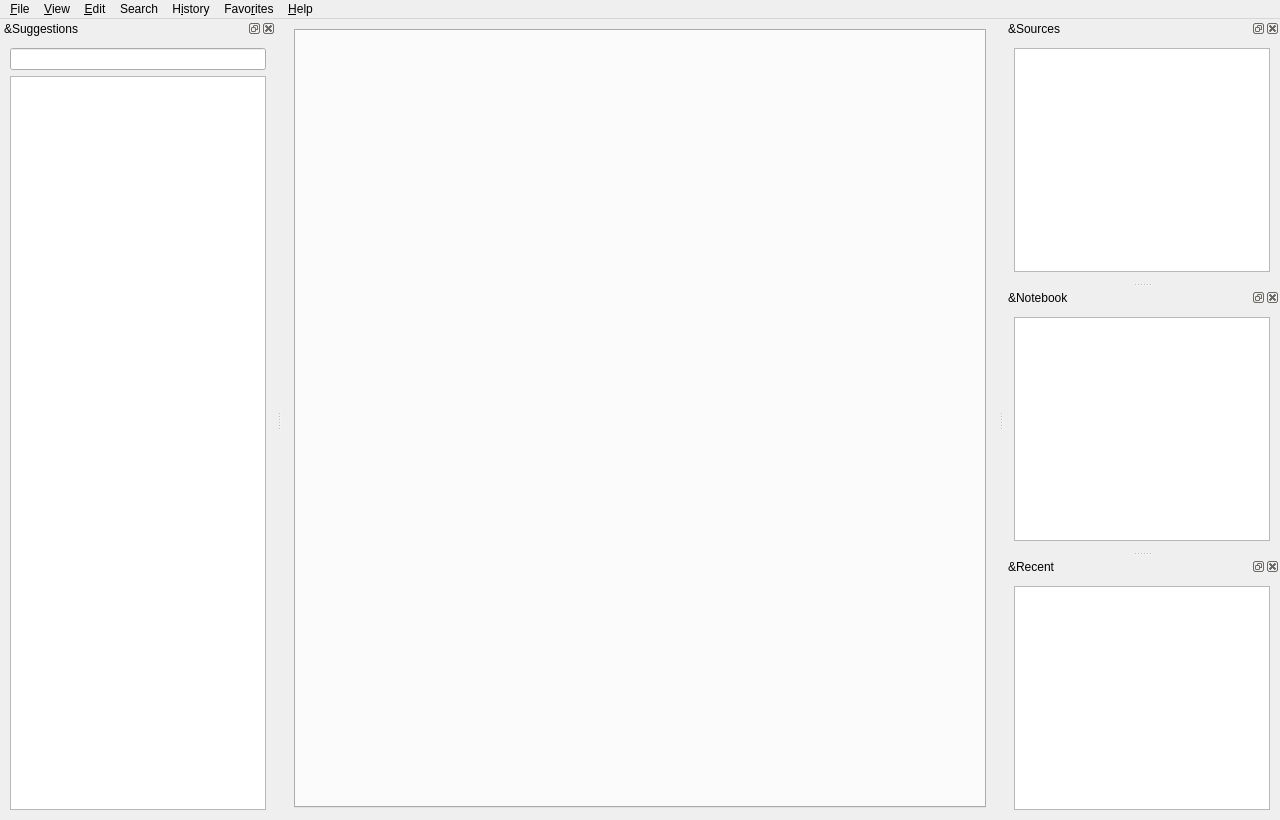
<?xml version="1.0" encoding="UTF-8"?>
<ui version="4.0">
 <class>MainWindow</class>
 <widget class="QMainWindow" name="MainWindow">
  <property name="geometry">
   <rect>
    <x>0</x>
    <y>0</y>
    <width>1280</width>
    <height>820</height>
   </rect>
  </property>
  <property name="windowTitle">
   <string notr="true">GoldenDict-ng</string>
  </property>
  <widget class="QWidget" name="centralWidget">
   <layout class="QHBoxLayout" name="horizontalLayout_2">
    <property name="leftMargin">
     <number>12</number>
    </property>
    <property name="topMargin">
     <number>10</number>
    </property>
    <property name="rightMargin">
     <number>12</number>
    </property>
    <property name="bottomMargin">
     <number>12</number>
    </property>
    <item>
     <widget class="MainTabWidget" name="tabWidget">
      <property name="currentIndex">
       <number>0</number>
      </property>
      <property name="iconSize">
       <size>
        <width>16</width>
        <height>16</height>
       </size>
      </property>
      <property name="elideMode">
       <enum>Qt::ElideRight</enum>
      </property>
     </widget>
    </item>
   </layout>
  </widget>
  <widget class="QMenuBar" name="menubar">
   <property name="geometry">
    <rect>
     <x>0</x>
     <y>0</y>
     <width>653</width>
     <height>21</height>
    </rect>
   </property>
   <widget class="QMenu" name="menuFile">
    <property name="title">
     <string>&amp;File</string>
    </property>
    <addaction name="newTab"/>
    <addaction name="separator"/>
    <addaction name="pageSetup"/>
    <addaction name="printPreview"/>
    <addaction name="print"/>
    <addaction name="separator"/>
    <addaction name="saveArticle"/>
    <addaction name="separator"/>
    <addaction name="rescanFiles"/>
    <addaction name="separator"/>
    <addaction name="actionCloseToTray"/>
    <addaction name="quit"/>
   </widget>
   <widget class="QMenu" name="menu_Edit">
    <property name="title">
     <string>&amp;Edit</string>
    </property>
    <addaction name="dictionaries"/>
    <addaction name="preferences"/>
   </widget>
   <widget class="QMenu" name="menu_Help">
    <property name="title">
     <string>&amp;Help</string>
    </property>
    <addaction name="showReference"/>
    <addaction name="separator"/>
    <addaction name="visitHomepage"/>
    <addaction name="visitForum"/>
    <addaction name="separator"/>
    <addaction name="openConfigFolder"/>
    <addaction name="separator"/>
    <addaction name="about"/>
   </widget>
   <widget class="QMenu" name="menuView">
    <property name="title">
     <string>&amp;View</string>
    </property>
    <widget class="QMenu" name="menuZoom">
     <property name="title">
      <string>&amp;Zoom</string>
     </property>
    </widget>
    <addaction name="menuZoom"/>
   </widget>
   <widget class="QMenu" name="menuHistory">
    <property name="title">
     <string>H&amp;istory</string>
    </property>
    <addaction name="showHideHistory"/>
    <addaction name="exportHistory"/>
    <addaction name="importHistory"/>
    <addaction name="separator"/>
    <addaction name="clearHistory"/>
   </widget>
   <widget class="QMenu" name="menuSearch">
    <property name="title">
     <string>Search</string>
    </property>
    <addaction name="searchInPageAction"/>
    <addaction name="fullTextSearchAction"/>
   </widget>
   <widget class="QMenu" name="menuFavorites">
    <property name="title">
     <string>Favo&amp;rites</string>
    </property>
    <addaction name="showHideFavorites"/>
    <addaction name="exportFavorites"/>
    <addaction name="importFavorites"/>
    <addaction name="separator"/>
    <addaction name="actionAddToFavorites"/>
    <addaction name="separator"/>
    <addaction name="clearFavorites"/>
   </widget>
   <addaction name="menuFile"/>
   <addaction name="menuView"/>
   <addaction name="menu_Edit"/>
   <addaction name="menuSearch"/>
   <addaction name="menuHistory"/>
   <addaction name="menuFavorites"/>
   <addaction name="menu_Help"/>
  </widget>
  <widget class="QDockWidget" name="searchPane">
   <property name="windowTitle">
    <string>&amp;Suggestions</string>
   </property>
   <attribute name="dockWidgetArea">
    <number>1</number>
   </attribute>
   <widget class="SearchPaneWidget" name="searchPaneWidget">
    <property name="sizePolicy">
     <sizepolicy hsizetype="Preferred" vsizetype="Preferred">
      <horstretch>0</horstretch>
      <verstretch>0</verstretch>
     </sizepolicy>
    </property>
    <layout class="QVBoxLayout" name="verticalLayout">
     <property name="leftMargin">
      <number>10</number>
     </property>
     <property name="topMargin">
      <number>10</number>
     </property>
     <property name="rightMargin">
      <number>10</number>
     </property>
     <property name="bottomMargin">
      <number>10</number>
     </property>
     <item>
      <widget class="QLineEdit" name="translateLine">
       <property name="frame">
        <bool>true</bool>
       </property>
      </widget>
     </item>
     <item>
      <widget class="QListWidget" name="wordList"/>
     </item>
    </layout>
   </widget>
  </widget>
  <widget class="QDockWidget" name="dictsPane">
   <property name="windowTitle">
    <string>&amp;Sources</string>
   </property>
   <attribute name="dockWidgetArea">
    <number>2</number>
   </attribute>
   <widget class="DictsPaneWidget" name="dictsPaneWidget">
    <layout class="QVBoxLayout" name="verticalLayout_2">
     <property name="leftMargin">
      <number>10</number>
     </property>
     <property name="topMargin">
      <number>10</number>
     </property>
     <property name="rightMargin">
      <number>10</number>
     </property>
     <property name="bottomMargin">
      <number>10</number>
     </property>
     <item>
      <widget class="QListWidget" name="dictsList"/>
     </item>
    </layout>
   </widget>
  </widget>
  <widget class="QDockWidget" name="favoritesPane">
   <property name="windowTitle">
    <string>&amp;Notebook</string>
   </property>
   <attribute name="dockWidgetArea">
    <number>2</number>
   </attribute>
   <widget class="FavoritesPaneWidget" name="favoritesPaneWidget">
    <layout class="QVBoxLayout" name="verticalLayout_3">
     <property name="leftMargin">
      <number>10</number>
     </property>
     <property name="topMargin">
      <number>10</number>
     </property>
     <property name="rightMargin">
      <number>10</number>
     </property>
     <property name="bottomMargin">
      <number>10</number>
     </property>
     <item>
      <widget class="QTreeView" name="favoritesTree"/>
     </item>
    </layout>
   </widget>
  </widget>
  <widget class="QDockWidget" name="historyPane">
   <property name="windowTitle">
    <string>&amp;Recent</string>
   </property>
   <attribute name="dockWidgetArea">
    <number>2</number>
   </attribute>
   <widget class="HistoryPaneWidget" name="historyPaneWidget">
    <layout class="QVBoxLayout" name="verticalLayout_4">
     <property name="spacing">
      <number>8</number>
     </property>
     <property name="leftMargin">
      <number>10</number>
     </property>
     <property name="topMargin">
      <number>10</number>
     </property>
     <property name="rightMargin">
      <number>10</number>
     </property>
     <property name="bottomMargin">
      <number>10</number>
     </property>
     <item>
      <widget class="QListView" name="historyList"/>
     </item>
    </layout>
   </widget>
  </widget>
  <action name="dictionaries">
   <property name="icon">
    <iconset resource="../../resources.qrc">
     <normaloff>:/icons/book.svg</normaloff>:/icons/book.svg</iconset>
   </property>
   <property name="text">
    <string>&amp;Dictionaries...</string>
   </property>
   <property name="shortcut">
    <string notr="true">F3</string>
   </property>
   <property name="menuRole">
    <enum>QAction::NoRole</enum>
   </property>
  </action>
  <action name="preferences">
   <property name="icon">
    <iconset resource="../../resources.qrc">
     <normaloff>:/icons/configure.svg</normaloff>:/icons/configure.svg</iconset>
   </property>
   <property name="text">
    <string>&amp;Preferences...</string>
   </property>
   <property name="shortcut">
    <string notr="true">F4</string>
   </property>
   <property name="menuRole">
    <enum>QAction::PreferencesRole</enum>
   </property>
  </action>
  <action name="visitHomepage">
   <property name="text">
    <string>&amp;Homepage</string>
   </property>
   <property name="menuRole">
    <enum>QAction::NoRole</enum>
   </property>
  </action>
  <action name="about">
   <property name="text">
    <string>&amp;About</string>
   </property>
   <property name="toolTip">
    <string>About GoldenDict-ng</string>
   </property>
   <property name="menuRole">
    <enum>QAction::AboutRole</enum>
   </property>
  </action>
  <action name="quit">
   <property name="text">
    <string>&amp;Quit</string>
   </property>
   <property name="toolTip">
    <string>Quit from application</string>
   </property>
   <property name="shortcut">
    <string notr="true">Ctrl+Q</string>
   </property>
   <property name="menuRole">
    <enum>QAction::QuitRole</enum>
   </property>
  </action>
  <action name="visitForum">
   <property name="text">
    <string>&amp;Forum</string>
   </property>
   <property name="menuRole">
    <enum>QAction::NoRole</enum>
   </property>
  </action>
  <action name="actionCloseToTray">
   <property name="text">
    <string>&amp;Close To Tray</string>
   </property>
   <property name="toolTip">
    <string>Minimizes the window to tray</string>
   </property>
   <property name="shortcut">
    <string notr="true">Ctrl+F4</string>
   </property>
   <property name="menuRole">
    <enum>QAction::NoRole</enum>
   </property>
  </action>
  <action name="saveArticle">
   <property name="icon">
    <iconset>
     <normalon>:/icons/filesave.png</normalon>
    </iconset>
   </property>
   <property name="text">
    <string>&amp;Save Article</string>
   </property>
   <property name="toolTip">
    <string>Save Article</string>
   </property>
   <property name="shortcut">
    <string notr="true">F2</string>
   </property>
   <property name="menuRole">
    <enum>QAction::NoRole</enum>
   </property>
  </action>
  <action name="print">
   <property name="icon">
    <iconset resource="../../resources.qrc">
     <normaloff>:/icons/print.svg</normaloff>:/icons/print.svg</iconset>
   </property>
   <property name="text">
    <string>&amp;Print</string>
   </property>
   <property name="shortcut">
    <string notr="true">Ctrl+P</string>
   </property>
   <property name="menuRole">
    <enum>QAction::NoRole</enum>
   </property>
  </action>
  <action name="pageSetup">
   <property name="text">
    <string>Page Set&amp;up</string>
   </property>
   <property name="menuRole">
    <enum>QAction::NoRole</enum>
   </property>
  </action>
  <action name="printPreview">
   <property name="text">
    <string>Print Pre&amp;view</string>
   </property>
   <property name="menuRole">
    <enum>QAction::NoRole</enum>
   </property>
  </action>
  <action name="rescanFiles">
   <property name="text">
    <string>&amp;Rescan Files</string>
   </property>
   <property name="shortcut">
    <string notr="true">Ctrl+F5</string>
   </property>
   <property name="menuRole">
    <enum>QAction::NoRole</enum>
   </property>
  </action>
  <action name="clearHistory">
   <property name="text">
    <string>&amp;Clear</string>
   </property>
   <property name="menuRole">
    <enum>QAction::NoRole</enum>
   </property>
  </action>
  <action name="newTab">
   <property name="icon">
    <iconset resource="../../resources.qrc">
     <normaloff>:/icons/addtab.svg</normaloff>:/icons/addtab.svg</iconset>
   </property>
   <property name="text">
    <string>&amp;New Tab</string>
   </property>
   <property name="shortcut">
    <string notr="true">Ctrl+T</string>
   </property>
   <property name="shortcutContext">
    <enum>Qt::WidgetShortcut</enum>
   </property>
   <property name="menuRole">
    <enum>QAction::NoRole</enum>
   </property>
  </action>
  <action name="openConfigFolder">
   <property name="text">
    <string>&amp;Configuration Folder</string>
   </property>
   <property name="shortcut">
    <string notr="true">F11</string>
   </property>
   <property name="menuRole">
    <enum>QAction::NoRole</enum>
   </property>
  </action>
  <action name="showHideHistory">
   <property name="text">
    <string>&amp;Show</string>
   </property>
   <property name="shortcut">
    <string>Ctrl+H</string>
   </property>
   <property name="menuRole">
    <enum>QAction::NoRole</enum>
   </property>
  </action>
  <action name="exportHistory">
   <property name="text">
    <string>&amp;Export</string>
   </property>
   <property name="menuRole">
    <enum>QAction::NoRole</enum>
   </property>
  </action>
  <action name="importHistory">
   <property name="text">
    <string>&amp;Import</string>
   </property>
   <property name="menuRole">
    <enum>QAction::NoRole</enum>
   </property>
  </action>
  <action name="alwaysOnTop">
   <property name="checkable">
    <bool>true</bool>
   </property>
   <property name="text">
    <string>&amp;Always on Top</string>
   </property>
   <property name="toolTip">
    <string>Always on Top</string>
   </property>
   <property name="shortcut">
    <string>Ctrl+O</string>
   </property>
  </action>
  <action name="menuOptions">
   <property name="icon">
    <iconset resource="../../resources.qrc">
     <normaloff>:/icons/menu_button.svg</normaloff>:/icons/menu_button.svg</iconset>
   </property>
   <property name="text">
    <string>Menu Button</string>
   </property>
   <property name="toolTip">
    <string>Menu Button</string>
   </property>
  </action>
  <action name="searchInPageAction">
   <property name="text">
    <string>Search in page</string>
   </property>
   <property name="shortcut">
    <string notr="true">Ctrl+F</string>
   </property>
   <property name="menuRole">
    <enum>QAction::TextHeuristicRole</enum>
   </property>
  </action>
  <action name="fullTextSearchAction">
   <property name="text">
    <string>Full-text search</string>
   </property>
   <property name="shortcut">
    <string notr="true">Ctrl+Shift+F</string>
   </property>
   <property name="shortcutContext">
    <enum>Qt::WidgetWithChildrenShortcut</enum>
   </property>
   <property name="menuRole">
    <enum>QAction::TextHeuristicRole</enum>
   </property>
  </action>
  <action name="showReference">
   <property name="text">
    <string>GoldenDict reference</string>
   </property>
   <property name="shortcut">
    <string notr="true">F1</string>
   </property>
  </action>
  <action name="showHideFavorites">
   <property name="text">
    <string>Show</string>
   </property>
   <property name="shortcut">
    <string notr="true">Ctrl+I</string>
   </property>
  </action>
  <action name="exportFavorites">
   <property name="text">
    <string>Export</string>
   </property>
  </action>
  <action name="importFavorites">
   <property name="text">
    <string>Import</string>
   </property>
  </action>
  <action name="actionAddToFavorites">
   <property name="text">
    <string>Add</string>
   </property>
   <property name="statusTip">
    <string>Add current tab to Favorites</string>
   </property>
   <property name="shortcut">
    <string notr="true">Ctrl+E</string>
   </property>
  </action>
  <action name="clearFavorites">
   <property name="text">
    <string>&amp;Clear</string>
   </property>
  </action>
 </widget>
 <customwidgets>
  <customwidget>
   <class>SearchPaneWidget</class>
   <extends>QWidget</extends>
   <header>searchpanewidget.hh</header>
   <container>1</container>
  </customwidget>
  <customwidget>
   <class>DictsPaneWidget</class>
   <extends>QWidget</extends>
   <header>dictspanewidget.hh</header>
   <container>1</container>
  </customwidget>
  <customwidget>
   <class>MainTabWidget</class>
   <extends>QTabWidget</extends>
   <header>maintabwidget.hh</header>
   <container>1</container>
  </customwidget>
  <customwidget>
   <class>HistoryPaneWidget</class>
   <extends>QWidget</extends>
   <header>historypanewidget.hh</header>
   <container>1</container>
  </customwidget>
  <customwidget>
   <class>FavoritesPaneWidget</class>
   <extends>QWidget</extends>
   <header>favoritespanewidget.hh</header>
   <container>1</container>
  </customwidget>
 </customwidgets>
 <tabstops>
  <tabstop>translateLine</tabstop>
  <tabstop>tabWidget</tabstop>
  <tabstop>dictsList</tabstop>
 </tabstops>
 <resources>
  <include location="../../resources.qrc"/>
 </resources>
 <connections/>
</ui>
